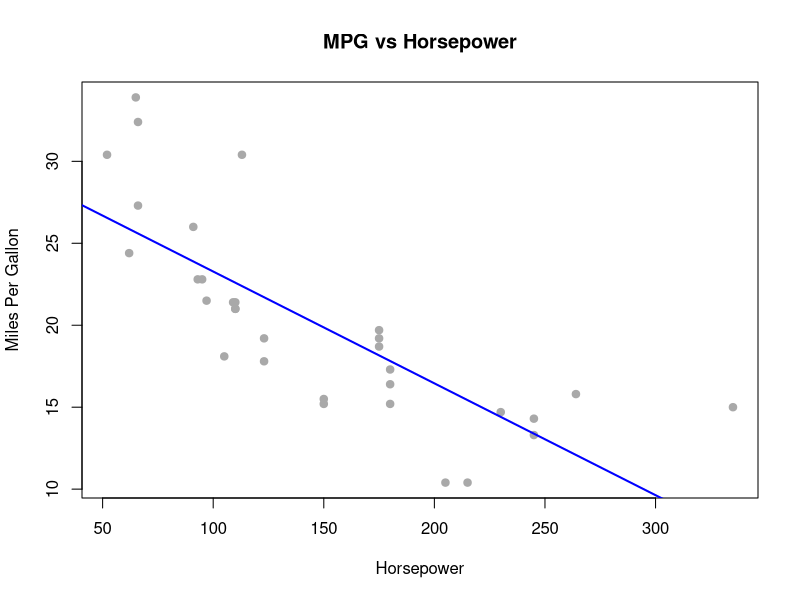
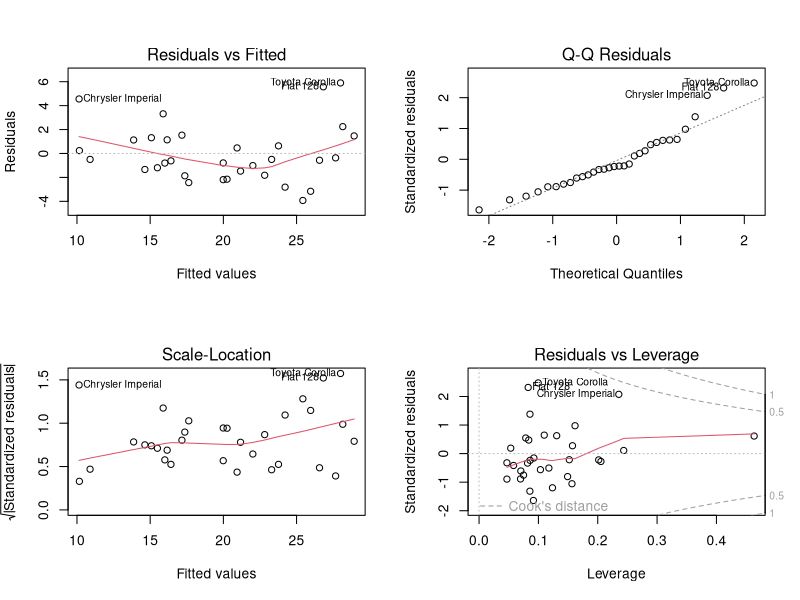

Recreate these plots in R, in order.
# Linear Regression Analysis with mtcars dataset
# 1. Load dataset and explore
data(mtcars)
head(mtcars)
summary(mtcars)
str(mtcars)

# 2. Simple Linear Regression: mpg ~ hp
model1 <- lm(mpg ~ hp, data = mtcars)
summary(model1)

# Plot regression line
plot(mtcars$hp, mtcars$mpg, main = "MPG vs Horsepower",
     xlab = "Horsepower", ylab = "Miles Per Gallon", pch = 19, col = "darkgray")
abline(model1, col = "blue", lwd = 2)

# 3. Multiple Linear Regression: mpg ~ hp + wt + cyl
model2 <- lm(mpg ~ hp + wt + cyl, data = mtcars)
summary(model2)

# 4. Model Diagnostics
par(mfrow = c(2, 2))
plot(model2)
par(mfrow = c(1, 1))

# 5. Check Multicollinearity
if(!require(car)) install.packages('car', dependencies=TRUE)
library(car)
vif(model2)

# 6. Residual Normality
shapiro.test(residuals(model2))
                                   
# 7. Homoscedasticity (Breusch-Pagan Test)
if(!require(lmtest)) install.packages('lmtest', dependencies=TRUE)
library(lmtest)
bptest(model2)
                                                                         
# 8. Influential Observations
influence.measures(model2)
                                                                         
# 9. Compare Models
anova(model1, model2)
                                                                         
# 10. Predict on new data
newdata <- data.frame(hp = c(100, 150), wt = c(2.5, 3.0), cyl = c(4, 6))
predict(model2, newdata)

